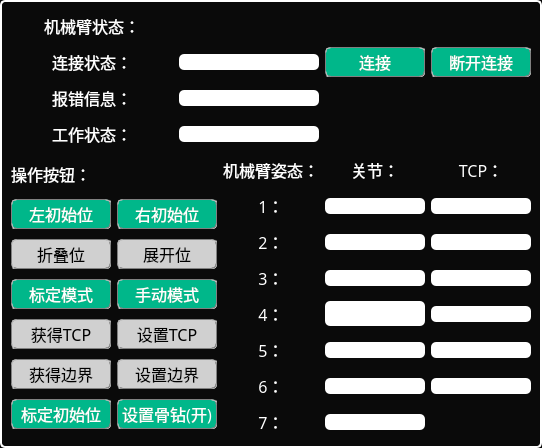
<?xml version="1.0" encoding="UTF-8"?>
<ui version="4.0">
 <class>RobotViewControls</class>
 <widget class="QWidget" name="RobotViewControls">
  <property name="geometry">
   <rect>
    <x>0</x>
    <y>0</y>
    <width>542</width>
    <height>448</height>
   </rect>
  </property>
  <property name="windowTitle">
   <string>Widget</string>
  </property>
  <property name="styleSheet">
   <string notr="true">QWidget{
  background-color: transparent;
  background:#0a0a0a;
  border: 2px solid white; 
  border-radius: 5px;
}

</string>
  </property>
  <layout class="QGridLayout" name="gridLayout_4">
   <item row="0" column="0" colspan="2">
    <layout class="QGridLayout" name="gridLayout_2">
     <item row="0" column="0">
      <widget class="QLabel" name="label">
       <property name="sizePolicy">
        <sizepolicy hsizetype="Preferred" vsizetype="Fixed">
         <horstretch>0</horstretch>
         <verstretch>0</verstretch>
        </sizepolicy>
       </property>
       <property name="minimumSize">
        <size>
         <width>0</width>
         <height>30</height>
        </size>
       </property>
       <property name="font">
        <font>
         <family>黑体</family>
         <pointsize>12</pointsize>
        </font>
       </property>
       <property name="styleSheet">
        <string notr="true">border:0px;</string>
       </property>
       <property name="lineWidth">
        <number>1</number>
       </property>
       <property name="midLineWidth">
        <number>0</number>
       </property>
       <property name="text">
        <string>&lt;html&gt;&lt;head/&gt;&lt;body&gt;&lt;p&gt;&lt;span style=&quot; color:#ffffff;&quot;&gt;机械臂状态：&lt;/span&gt;&lt;/p&gt;&lt;/body&gt;&lt;/html&gt;</string>
       </property>
       <property name="alignment">
        <set>Qt::AlignCenter</set>
       </property>
      </widget>
     </item>
     <item row="1" column="1">
      <widget class="QLineEdit" name="robotconnectstate">
       <property name="minimumSize">
        <size>
         <width>140</width>
         <height>0</height>
        </size>
       </property>
       <property name="maximumSize">
        <size>
         <width>140</width>
         <height>16777215</height>
        </size>
       </property>
       <property name="styleSheet">
        <string notr="true">background-color: rgb(255, 255, 255);
font:12pt &quot;黑体&quot;;
border:0px;</string>
       </property>
      </widget>
     </item>
     <item row="3" column="1">
      <widget class="QLineEdit" name="robotworkmode">
       <property name="minimumSize">
        <size>
         <width>140</width>
         <height>0</height>
        </size>
       </property>
       <property name="maximumSize">
        <size>
         <width>140</width>
         <height>16777215</height>
        </size>
       </property>
       <property name="styleSheet">
        <string notr="true">background-color: rgb(255, 255, 255);
font:12pt &quot;黑体&quot;;border:0px;</string>
       </property>
      </widget>
     </item>
     <item row="2" column="0">
      <widget class="QLabel" name="label_4">
       <property name="minimumSize">
        <size>
         <width>0</width>
         <height>30</height>
        </size>
       </property>
       <property name="font">
        <font>
         <family>黑体</family>
         <pointsize>12</pointsize>
        </font>
       </property>
       <property name="styleSheet">
        <string notr="true">border:0px; 
</string>
       </property>
       <property name="text">
        <string>&lt;html&gt;&lt;head/&gt;&lt;body&gt;&lt;p&gt;&lt;span style=&quot; color:#ffffff;&quot;&gt;报错信息：&lt;/span&gt;&lt;/p&gt;&lt;/body&gt;&lt;/html&gt;</string>
       </property>
       <property name="alignment">
        <set>Qt::AlignCenter</set>
       </property>
      </widget>
     </item>
     <item row="1" column="2">
      <widget class="QPushButton" name="SocketConnect">
       <property name="minimumSize">
        <size>
         <width>100</width>
         <height>30</height>
        </size>
       </property>
       <property name="maximumSize">
        <size>
         <width>100</width>
         <height>30</height>
        </size>
       </property>
       <property name="font">
        <font>
         <family>黑体</family>
         <pointsize>12</pointsize>
        </font>
       </property>
       <property name="styleSheet">
        <string notr="true">QPushButton{
	background:rgb(0, 183, 138);
	border:1px groove gray;
	border-radius:5px;
	color:white;
}
QPushButton::hover{
	background: rgb(237, 240, 243);
	border:1px groove gray;
	border-radius:5px;
	color:black;
}
QPushButton::pressed { 
	padding-left:6px;
	padding-top:6px;
}</string>
       </property>
       <property name="text">
        <string>连接</string>
       </property>
      </widget>
     </item>
     <item row="2" column="1">
      <widget class="QLineEdit" name="errorstate">
       <property name="minimumSize">
        <size>
         <width>140</width>
         <height>0</height>
        </size>
       </property>
       <property name="maximumSize">
        <size>
         <width>140</width>
         <height>16777215</height>
        </size>
       </property>
       <property name="styleSheet">
        <string notr="true">background-color: rgb(255, 255, 255);
font:12pt &quot;黑体&quot;;border:0px;</string>
       </property>
      </widget>
     </item>
     <item row="3" column="0">
      <widget class="QLabel" name="label_5">
       <property name="minimumSize">
        <size>
         <width>0</width>
         <height>30</height>
        </size>
       </property>
       <property name="font">
        <font>
         <family>黑体</family>
         <pointsize>12</pointsize>
        </font>
       </property>
       <property name="styleSheet">
        <string notr="true">border:0px;</string>
       </property>
       <property name="text">
        <string>&lt;html&gt;&lt;head/&gt;&lt;body&gt;&lt;p&gt;&lt;span style=&quot; color:#ffffff;&quot;&gt;工作状态：&lt;/span&gt;&lt;/p&gt;&lt;/body&gt;&lt;/html&gt;</string>
       </property>
       <property name="alignment">
        <set>Qt::AlignCenter</set>
       </property>
      </widget>
     </item>
     <item row="1" column="0">
      <widget class="QLabel" name="label_2">
       <property name="minimumSize">
        <size>
         <width>0</width>
         <height>30</height>
        </size>
       </property>
       <property name="font">
        <font>
         <family>黑体</family>
         <pointsize>12</pointsize>
        </font>
       </property>
       <property name="styleSheet">
        <string notr="true">border:0px;</string>
       </property>
       <property name="text">
        <string>&lt;html&gt;&lt;head/&gt;&lt;body&gt;&lt;p&gt;&lt;span style=&quot; color:#ffffff;&quot;&gt;连接状态：&lt;/span&gt;&lt;/p&gt;&lt;/body&gt;&lt;/html&gt;</string>
       </property>
       <property name="alignment">
        <set>Qt::AlignCenter</set>
       </property>
      </widget>
     </item>
     <item row="1" column="3">
      <widget class="QPushButton" name="SocketDisConnect">
       <property name="minimumSize">
        <size>
         <width>100</width>
         <height>30</height>
        </size>
       </property>
       <property name="maximumSize">
        <size>
         <width>100</width>
         <height>30</height>
        </size>
       </property>
       <property name="font">
        <font>
         <family>黑体</family>
         <pointsize>12</pointsize>
        </font>
       </property>
       <property name="styleSheet">
        <string notr="true">QPushButton{
	background:rgb(0, 183, 138);
	border:1px groove gray;
	border-radius:5px;
	color:white;
}
QPushButton::hover{
	background: rgb(237, 240, 243);
	border:1px groove gray;
	border-radius:5px;
	color:black;
}
QPushButton::pressed { 
	padding-left:6px;
	padding-top:6px;
}</string>
       </property>
       <property name="text">
        <string>断开连接</string>
       </property>
      </widget>
     </item>
    </layout>
   </item>
   <item row="1" column="0">
    <layout class="QGridLayout" name="gridLayout">
     <item row="0" column="0">
      <widget class="QLabel" name="label_16">
       <property name="sizePolicy">
        <sizepolicy hsizetype="Preferred" vsizetype="Fixed">
         <horstretch>0</horstretch>
         <verstretch>0</verstretch>
        </sizepolicy>
       </property>
       <property name="minimumSize">
        <size>
         <width>0</width>
         <height>30</height>
        </size>
       </property>
       <property name="maximumSize">
        <size>
         <width>16777215</width>
         <height>30</height>
        </size>
       </property>
       <property name="font">
        <font>
         <family>黑体</family>
         <pointsize>12</pointsize>
        </font>
       </property>
       <property name="styleSheet">
        <string notr="true">border:0px;</string>
       </property>
       <property name="text">
        <string>&lt;html&gt;&lt;head/&gt;&lt;body&gt;&lt;p&gt;&lt;span style=&quot; color:#ffffff;&quot;&gt;操作按钮：&lt;/span&gt;&lt;/p&gt;&lt;/body&gt;&lt;/html&gt;</string>
       </property>
      </widget>
     </item>
     <item row="1" column="0">
      <widget class="QPushButton" name="positionInit_left">
       <property name="enabled">
        <bool>true</bool>
       </property>
       <property name="sizePolicy">
        <sizepolicy hsizetype="Fixed" vsizetype="Fixed">
         <horstretch>0</horstretch>
         <verstretch>0</verstretch>
        </sizepolicy>
       </property>
       <property name="minimumSize">
        <size>
         <width>100</width>
         <height>30</height>
        </size>
       </property>
       <property name="font">
        <font>
         <family>黑体</family>
         <pointsize>12</pointsize>
        </font>
       </property>
       <property name="styleSheet">
        <string notr="true">QPushButton{
	background:rgb(0, 183, 138);
	border:1px groove gray;
	border-radius:5px;
	color:white;
}
QPushButton::hover{
	background: rgb(237, 240, 243);
	border:1px groove gray;
	border-radius:5px;
	color:black;
}
QPushButton::disabled{	
	background-color: rgb(208, 208, 208);
	border:1px groove gray;
	border-radius:5px;
	color:black;
}
QPushButton::pressed { 
	padding-left:6px;
	padding-top:6px;
}</string>
       </property>
       <property name="text">
        <string>左初始位</string>
       </property>
      </widget>
     </item>
     <item row="1" column="1">
      <widget class="QPushButton" name="positionInit_right">
       <property name="enabled">
        <bool>true</bool>
       </property>
       <property name="minimumSize">
        <size>
         <width>100</width>
         <height>30</height>
        </size>
       </property>
       <property name="font">
        <font>
         <family>黑体</family>
         <pointsize>12</pointsize>
        </font>
       </property>
       <property name="styleSheet">
        <string notr="true">QPushButton{
	background:rgb(0, 183, 138);
	border:1px groove gray;
	border-radius:5px;
	color:white;
}
QPushButton::hover{
	background: rgb(237, 240, 243);
	border:1px groove gray;
	border-radius:5px;
	color:black;
}
QPushButton::disabled{	
	background-color: rgb(208, 208, 208);
	border:1px groove gray;
	border-radius:5px;
	color:black;
}
QPushButton::pressed { 
	padding-left:6px;
	padding-top:6px;
}</string>
       </property>
       <property name="text">
        <string>右初始位</string>
       </property>
      </widget>
     </item>
     <item row="2" column="0">
      <widget class="QPushButton" name="Foldrobot">
       <property name="enabled">
        <bool>false</bool>
       </property>
       <property name="sizePolicy">
        <sizepolicy hsizetype="Fixed" vsizetype="Fixed">
         <horstretch>0</horstretch>
         <verstretch>0</verstretch>
        </sizepolicy>
       </property>
       <property name="minimumSize">
        <size>
         <width>100</width>
         <height>30</height>
        </size>
       </property>
       <property name="font">
        <font>
         <family>黑体</family>
         <pointsize>12</pointsize>
        </font>
       </property>
       <property name="styleSheet">
        <string notr="true">QPushButton{
	background:rgb(0, 183, 138);
	border:1px groove gray;
	border-radius:5px;
	color:white;
}
QPushButton::hover{
	background: rgb(237, 240, 243);
	border:1px groove gray;
	border-radius:5px;
	color:black;
}
QPushButton::disabled{	
	background-color: rgb(208, 208, 208);
	border:1px groove gray;
	border-radius:5px;
	color:black;
}
QPushButton::pressed { 
	padding-left:6px;
	padding-top:6px;
}</string>
       </property>
       <property name="text">
        <string>折叠位</string>
       </property>
      </widget>
     </item>
     <item row="2" column="1">
      <widget class="QPushButton" name="Unfolrobot">
       <property name="enabled">
        <bool>false</bool>
       </property>
       <property name="sizePolicy">
        <sizepolicy hsizetype="Fixed" vsizetype="Fixed">
         <horstretch>0</horstretch>
         <verstretch>0</verstretch>
        </sizepolicy>
       </property>
       <property name="minimumSize">
        <size>
         <width>100</width>
         <height>30</height>
        </size>
       </property>
       <property name="font">
        <font>
         <family>黑体</family>
         <pointsize>12</pointsize>
        </font>
       </property>
       <property name="styleSheet">
        <string notr="true">QPushButton{
	background:rgb(0, 183, 138);
	border:1px groove gray;
	border-radius:5px;
	color:white;
}
QPushButton::hover{
	background: rgb(237, 240, 243);
	border:1px groove gray;
	border-radius:5px;
	color:black;
}
QPushButton::disabled{	
	background-color: rgb(208, 208, 208);
	border:1px groove gray;
	border-radius:5px;
	color:black;
}
QPushButton::pressed { 
	padding-left:6px;
	padding-top:6px;
}</string>
       </property>
       <property name="text">
        <string>展开位</string>
       </property>
      </widget>
     </item>
     <item row="3" column="0">
      <widget class="QPushButton" name="kuka_mode_3">
       <property name="minimumSize">
        <size>
         <width>100</width>
         <height>30</height>
        </size>
       </property>
       <property name="font">
        <font>
         <family>黑体</family>
         <pointsize>12</pointsize>
        </font>
       </property>
       <property name="styleSheet">
        <string notr="true">QPushButton{
	background:rgb(0, 183, 138);
	border:1px groove gray;
	border-radius:5px;
	color:white;
}
QPushButton::hover{
	background: rgb(237, 240, 243);
	border:1px groove gray;
	border-radius:5px;
	color:black;
}
QPushButton::disabled{	
	background-color: rgb(208, 208, 208);
	border:1px groove gray;
	border-radius:5px;
	color:black;
}
QPushButton::pressed { 
	padding-left:6px;
	padding-top:6px;
}</string>
       </property>
       <property name="text">
        <string>标定模式</string>
       </property>
      </widget>
     </item>
     <item row="3" column="1">
      <widget class="QPushButton" name="kuka_mode_1">
       <property name="minimumSize">
        <size>
         <width>100</width>
         <height>30</height>
        </size>
       </property>
       <property name="font">
        <font>
         <family>黑体</family>
         <pointsize>12</pointsize>
        </font>
       </property>
       <property name="styleSheet">
        <string notr="true">QPushButton{
	background:rgb(0, 183, 138);
	border:1px groove gray;
	border-radius:5px;
	color:white;
}
QPushButton::hover{
	background: rgb(237, 240, 243);
	border:1px groove gray;
	border-radius:5px;
	color:black;
}
QPushButton::disabled{	
	background-color: rgb(208, 208, 208);
	border:1px groove gray;
	border-radius:5px;
	color:black;
}
QPushButton::pressed { 
	padding-left:6px;
	padding-top:6px;
}</string>
       </property>
       <property name="text">
        <string>手动模式</string>
       </property>
      </widget>
     </item>
     <item row="4" column="0">
      <widget class="QPushButton" name="GetTcpInfo">
       <property name="enabled">
        <bool>false</bool>
       </property>
       <property name="minimumSize">
        <size>
         <width>100</width>
         <height>30</height>
        </size>
       </property>
       <property name="font">
        <font>
         <family>黑体</family>
         <pointsize>12</pointsize>
        </font>
       </property>
       <property name="styleSheet">
        <string notr="true">QPushButton{
	background:rgb(0, 183, 138);
	border:1px groove gray;
	border-radius:5px;
	color:white;
}
QPushButton::hover{
	background: rgb(237, 240, 243);
	border:1px groove gray;
	border-radius:5px;
	color:black;
}
QPushButton::disabled{	
	background-color: rgb(208, 208, 208);
	border:1px groove gray;
	border-radius:5px;
	color:black;
}
QPushButton::pressed { 
	padding-left:6px;
	padding-top:6px;
}</string>
       </property>
       <property name="text">
        <string>获得TCP</string>
       </property>
      </widget>
     </item>
     <item row="4" column="1">
      <widget class="QPushButton" name="SetTcpInfo">
       <property name="enabled">
        <bool>false</bool>
       </property>
       <property name="minimumSize">
        <size>
         <width>100</width>
         <height>30</height>
        </size>
       </property>
       <property name="font">
        <font>
         <family>黑体</family>
         <pointsize>12</pointsize>
        </font>
       </property>
       <property name="styleSheet">
        <string notr="true">QPushButton{
	background:rgb(0, 183, 138);
	border:1px groove gray;
	border-radius:5px;
	color:white;
}
QPushButton::hover{
	background: rgb(237, 240, 243);
	border:1px groove gray;
	border-radius:5px;
	color:black;
}
QPushButton::disabled{	
	background-color: rgb(208, 208, 208);
	border:1px groove gray;
	border-radius:5px;
	color:black;
}
QPushButton::pressed { 
	padding-left:6px;
	padding-top:6px;
}</string>
       </property>
       <property name="text">
        <string>设置TCP</string>
       </property>
      </widget>
     </item>
     <item row="5" column="0">
      <widget class="QPushButton" name="GetLimitData">
       <property name="enabled">
        <bool>false</bool>
       </property>
       <property name="minimumSize">
        <size>
         <width>100</width>
         <height>30</height>
        </size>
       </property>
       <property name="font">
        <font>
         <family>黑体</family>
         <pointsize>12</pointsize>
        </font>
       </property>
       <property name="styleSheet">
        <string notr="true">QPushButton{
	background:rgb(0, 183, 138);
	border:1px groove gray;
	border-radius:5px;
	color:white;
}
QPushButton::hover{
	background: rgb(237, 240, 243);
	border:1px groove gray;
	border-radius:5px;
	color:black;
}
QPushButton::disabled{	
	background-color: rgb(208, 208, 208);
	border:1px groove gray;
	border-radius:5px;
	color:black;
}
QPushButton::pressed { 
	padding-left:6px;
	padding-top:6px;
}</string>
       </property>
       <property name="text">
        <string>获得边界</string>
       </property>
      </widget>
     </item>
     <item row="5" column="1">
      <widget class="QPushButton" name="SetLimitData">
       <property name="enabled">
        <bool>false</bool>
       </property>
       <property name="minimumSize">
        <size>
         <width>100</width>
         <height>30</height>
        </size>
       </property>
       <property name="font">
        <font>
         <family>黑体</family>
         <pointsize>12</pointsize>
        </font>
       </property>
       <property name="styleSheet">
        <string notr="true">QPushButton{
	background:rgb(0, 183, 138);
	border:1px groove gray;
	border-radius:5px;
	color:white;
}
QPushButton::hover{
	background: rgb(237, 240, 243);
	border:1px groove gray;
	border-radius:5px;
	color:black;
}
QPushButton::disabled{	
	background-color: rgb(208, 208, 208);
	border:1px groove gray;
	border-radius:5px;
	color:black;
}
QPushButton::pressed { 
	padding-left:6px;
	padding-top:6px;
}</string>
       </property>
       <property name="text">
        <string>设置边界</string>
       </property>
      </widget>
     </item>
     <item row="6" column="0">
      <widget class="QPushButton" name="setInitialPoint">
       <property name="enabled">
        <bool>true</bool>
       </property>
       <property name="sizePolicy">
        <sizepolicy hsizetype="Fixed" vsizetype="Fixed">
         <horstretch>0</horstretch>
         <verstretch>0</verstretch>
        </sizepolicy>
       </property>
       <property name="minimumSize">
        <size>
         <width>100</width>
         <height>30</height>
        </size>
       </property>
       <property name="maximumSize">
        <size>
         <width>100</width>
         <height>16777215</height>
        </size>
       </property>
       <property name="font">
        <font>
         <family>黑体</family>
         <pointsize>12</pointsize>
        </font>
       </property>
       <property name="styleSheet">
        <string notr="true">QPushButton{
	background:rgb(0, 183, 138);
	border:1px groove gray;
	border-radius:5px;
	color:white;
}
QPushButton::hover{
	background: rgb(237, 240, 243);
	border:1px groove gray;
	border-radius:5px;
	color:black;
}
QPushButton::disabled{	
	background-color: rgb(208, 208, 208);
	border:1px groove gray;
	border-radius:5px;
	color:black;
}
QPushButton::pressed { 
	padding-left:6px;
	padding-top:6px;
}</string>
       </property>
       <property name="text">
        <string>标定初始位</string>
       </property>
      </widget>
     </item>
     <item row="6" column="1">
      <widget class="QPushButton" name="setIO">
       <property name="minimumSize">
        <size>
         <width>100</width>
         <height>30</height>
        </size>
       </property>
       <property name="font">
        <font>
         <family>黑体</family>
         <pointsize>12</pointsize>
        </font>
       </property>
       <property name="styleSheet">
        <string notr="true">QPushButton{
	background:rgb(0, 183, 138);
	border:1px groove gray;
	border-radius:5px;
	color:white;
}
QPushButton::hover{
	background: rgb(237, 240, 243);
	border:1px groove gray;
	border-radius:5px;
	color:black;
}
QPushButton::disabled{	
	background-color: rgb(208, 208, 208);
	border:1px groove gray;
	border-radius:5px;
	color:black;
}
QPushButton::pressed { 
	padding-left:6px;
	padding-top:6px;
}</string>
       </property>
       <property name="text">
        <string>设置骨钻(开)</string>
       </property>
      </widget>
     </item>
    </layout>
   </item>
   <item row="1" column="1">
    <layout class="QGridLayout" name="gridLayout_3">
     <item row="0" column="0">
      <widget class="QLabel" name="label_12">
       <property name="sizePolicy">
        <sizepolicy hsizetype="Preferred" vsizetype="Fixed">
         <horstretch>0</horstretch>
         <verstretch>0</verstretch>
        </sizepolicy>
       </property>
       <property name="minimumSize">
        <size>
         <width>0</width>
         <height>30</height>
        </size>
       </property>
       <property name="maximumSize">
        <size>
         <width>16777215</width>
         <height>30</height>
        </size>
       </property>
       <property name="font">
        <font>
         <family>黑体</family>
         <pointsize>12</pointsize>
        </font>
       </property>
       <property name="styleSheet">
        <string notr="true">border:0px;</string>
       </property>
       <property name="text">
        <string>&lt;html&gt;&lt;head/&gt;&lt;body&gt;&lt;p&gt;&lt;span style=&quot; color:#ffffff;&quot;&gt;机械臂姿态：&lt;/span&gt;&lt;/p&gt;&lt;/body&gt;&lt;/html&gt;</string>
       </property>
       <property name="alignment">
        <set>Qt::AlignLeading|Qt::AlignLeft|Qt::AlignVCenter</set>
       </property>
      </widget>
     </item>
     <item row="0" column="1">
      <widget class="QLabel" name="label_14">
       <property name="minimumSize">
        <size>
         <width>0</width>
         <height>30</height>
        </size>
       </property>
       <property name="maximumSize">
        <size>
         <width>16777215</width>
         <height>30</height>
        </size>
       </property>
       <property name="font">
        <font>
         <family>黑体</family>
         <pointsize>12</pointsize>
        </font>
       </property>
       <property name="styleSheet">
        <string notr="true">border:0px;</string>
       </property>
       <property name="text">
        <string>&lt;html&gt;&lt;head/&gt;&lt;body&gt;&lt;p&gt;&lt;span style=&quot; color:#ffffff;&quot;&gt;关节：&lt;/span&gt;&lt;/p&gt;&lt;/body&gt;&lt;/html&gt;</string>
       </property>
       <property name="alignment">
        <set>Qt::AlignCenter</set>
       </property>
      </widget>
     </item>
     <item row="0" column="2">
      <widget class="QLabel" name="label_15">
       <property name="minimumSize">
        <size>
         <width>0</width>
         <height>30</height>
        </size>
       </property>
       <property name="maximumSize">
        <size>
         <width>16777215</width>
         <height>30</height>
        </size>
       </property>
       <property name="font">
        <font>
         <family>黑体</family>
         <pointsize>12</pointsize>
        </font>
       </property>
       <property name="styleSheet">
        <string notr="true">border:0px;</string>
       </property>
       <property name="text">
        <string>&lt;html&gt;&lt;head/&gt;&lt;body&gt;&lt;p&gt;&lt;span style=&quot; color:#ffffff;&quot;&gt;TCP：&lt;/span&gt;&lt;/p&gt;&lt;/body&gt;&lt;/html&gt;</string>
       </property>
       <property name="alignment">
        <set>Qt::AlignCenter</set>
       </property>
      </widget>
     </item>
     <item row="1" column="0">
      <widget class="QLabel" name="label_6">
       <property name="minimumSize">
        <size>
         <width>0</width>
         <height>30</height>
        </size>
       </property>
       <property name="font">
        <font>
         <family>黑体</family>
         <pointsize>12</pointsize>
        </font>
       </property>
       <property name="styleSheet">
        <string notr="true">border:0px;</string>
       </property>
       <property name="text">
        <string>&lt;html&gt;&lt;head/&gt;&lt;body&gt;&lt;p&gt;&lt;span style=&quot; color:#ffffff;&quot;&gt;1：&lt;/span&gt;&lt;/p&gt;&lt;/body&gt;&lt;/html&gt;</string>
       </property>
       <property name="alignment">
        <set>Qt::AlignCenter</set>
       </property>
      </widget>
     </item>
     <item row="1" column="1">
      <widget class="QLineEdit" name="j0">
       <property name="minimumSize">
        <size>
         <width>100</width>
         <height>0</height>
        </size>
       </property>
       <property name="maximumSize">
        <size>
         <width>100</width>
         <height>16777215</height>
        </size>
       </property>
       <property name="styleSheet">
        <string notr="true">background-color: rgb(255, 255, 255);
font:12pt &quot;黑体&quot;;border:0px;</string>
       </property>
      </widget>
     </item>
     <item row="1" column="2">
      <widget class="QLineEdit" name="x">
       <property name="minimumSize">
        <size>
         <width>100</width>
         <height>0</height>
        </size>
       </property>
       <property name="maximumSize">
        <size>
         <width>100</width>
         <height>16777215</height>
        </size>
       </property>
       <property name="styleSheet">
        <string notr="true">background-color: rgb(255, 255, 255);
font:12pt &quot;黑体&quot;;border:0px;</string>
       </property>
      </widget>
     </item>
     <item row="2" column="0">
      <widget class="QLabel" name="label_7">
       <property name="minimumSize">
        <size>
         <width>0</width>
         <height>30</height>
        </size>
       </property>
       <property name="font">
        <font>
         <family>黑体</family>
         <pointsize>12</pointsize>
        </font>
       </property>
       <property name="styleSheet">
        <string notr="true">border:0px;</string>
       </property>
       <property name="text">
        <string>&lt;html&gt;&lt;head/&gt;&lt;body&gt;&lt;p&gt;&lt;span style=&quot; color:#ffffff;&quot;&gt;2：&lt;/span&gt;&lt;/p&gt;&lt;/body&gt;&lt;/html&gt;</string>
       </property>
       <property name="alignment">
        <set>Qt::AlignCenter</set>
       </property>
      </widget>
     </item>
     <item row="2" column="1">
      <widget class="QLineEdit" name="j1">
       <property name="minimumSize">
        <size>
         <width>100</width>
         <height>0</height>
        </size>
       </property>
       <property name="maximumSize">
        <size>
         <width>100</width>
         <height>16777215</height>
        </size>
       </property>
       <property name="styleSheet">
        <string notr="true">background-color: rgb(255, 255, 255);
font:12pt &quot;黑体&quot;;border:0px;</string>
       </property>
      </widget>
     </item>
     <item row="2" column="2">
      <widget class="QLineEdit" name="y">
       <property name="minimumSize">
        <size>
         <width>100</width>
         <height>0</height>
        </size>
       </property>
       <property name="maximumSize">
        <size>
         <width>100</width>
         <height>16777215</height>
        </size>
       </property>
       <property name="styleSheet">
        <string notr="true">background-color: rgb(255, 255, 255);
font:12pt &quot;黑体&quot;;border:0px;</string>
       </property>
      </widget>
     </item>
     <item row="3" column="0">
      <widget class="QLabel" name="label_8">
       <property name="minimumSize">
        <size>
         <width>0</width>
         <height>30</height>
        </size>
       </property>
       <property name="font">
        <font>
         <family>黑体</family>
         <pointsize>12</pointsize>
        </font>
       </property>
       <property name="styleSheet">
        <string notr="true">border:0px;</string>
       </property>
       <property name="text">
        <string>&lt;html&gt;&lt;head/&gt;&lt;body&gt;&lt;p&gt;&lt;span style=&quot; color:#ffffff;&quot;&gt;3：&lt;/span&gt;&lt;/p&gt;&lt;/body&gt;&lt;/html&gt;</string>
       </property>
       <property name="alignment">
        <set>Qt::AlignCenter</set>
       </property>
      </widget>
     </item>
     <item row="3" column="1">
      <widget class="QLineEdit" name="j2">
       <property name="minimumSize">
        <size>
         <width>100</width>
         <height>0</height>
        </size>
       </property>
       <property name="maximumSize">
        <size>
         <width>100</width>
         <height>16777215</height>
        </size>
       </property>
       <property name="styleSheet">
        <string notr="true">background-color: rgb(255, 255, 255);
font:12pt &quot;黑体&quot;;border:0px;</string>
       </property>
      </widget>
     </item>
     <item row="3" column="2">
      <widget class="QLineEdit" name="z">
       <property name="minimumSize">
        <size>
         <width>100</width>
         <height>0</height>
        </size>
       </property>
       <property name="maximumSize">
        <size>
         <width>100</width>
         <height>16777215</height>
        </size>
       </property>
       <property name="styleSheet">
        <string notr="true">border:0px;background-color: rgb(255, 255, 255);
font:12pt &quot;黑体&quot;;</string>
       </property>
      </widget>
     </item>
     <item row="4" column="0">
      <widget class="QLabel" name="label_9">
       <property name="minimumSize">
        <size>
         <width>0</width>
         <height>30</height>
        </size>
       </property>
       <property name="font">
        <font>
         <family>黑体</family>
         <pointsize>12</pointsize>
        </font>
       </property>
       <property name="styleSheet">
        <string notr="true">border:0px;</string>
       </property>
       <property name="text">
        <string>&lt;html&gt;&lt;head/&gt;&lt;body&gt;&lt;p&gt;&lt;span style=&quot; color:#ffffff;&quot;&gt;4：&lt;/span&gt;&lt;/p&gt;&lt;/body&gt;&lt;/html&gt;</string>
       </property>
       <property name="alignment">
        <set>Qt::AlignCenter</set>
       </property>
      </widget>
     </item>
     <item row="4" column="1">
      <widget class="QLineEdit" name="j3">
       <property name="minimumSize">
        <size>
         <width>100</width>
         <height>0</height>
        </size>
       </property>
       <property name="maximumSize">
        <size>
         <width>100</width>
         <height>16777215</height>
        </size>
       </property>
       <property name="font">
        <font>
         <family>黑体</family>
         <pointsize>12</pointsize>
         <weight>50</weight>
         <italic>false</italic>
         <bold>false</bold>
        </font>
       </property>
       <property name="styleSheet">
        <string notr="true">border:0px;background-color: rgb(255, 255, 255);
font:12pt &quot;黑体&quot;;</string>
       </property>
       <property name="text">
        <string/>
       </property>
      </widget>
     </item>
     <item row="4" column="2">
      <widget class="QLineEdit" name="a">
       <property name="minimumSize">
        <size>
         <width>100</width>
         <height>0</height>
        </size>
       </property>
       <property name="maximumSize">
        <size>
         <width>100</width>
         <height>16777215</height>
        </size>
       </property>
       <property name="styleSheet">
        <string notr="true">border:0px;background-color: rgb(255, 255, 255);
font:12pt &quot;黑体&quot;;</string>
       </property>
      </widget>
     </item>
     <item row="5" column="0">
      <widget class="QLabel" name="label_10">
       <property name="minimumSize">
        <size>
         <width>0</width>
         <height>30</height>
        </size>
       </property>
       <property name="font">
        <font>
         <family>黑体</family>
         <pointsize>12</pointsize>
        </font>
       </property>
       <property name="styleSheet">
        <string notr="true">border:0px;</string>
       </property>
       <property name="text">
        <string>&lt;html&gt;&lt;head/&gt;&lt;body&gt;&lt;p&gt;&lt;span style=&quot; color:#ffffff;&quot;&gt;5：&lt;/span&gt;&lt;/p&gt;&lt;/body&gt;&lt;/html&gt;</string>
       </property>
       <property name="alignment">
        <set>Qt::AlignCenter</set>
       </property>
      </widget>
     </item>
     <item row="5" column="1">
      <widget class="QLineEdit" name="j4">
       <property name="minimumSize">
        <size>
         <width>100</width>
         <height>0</height>
        </size>
       </property>
       <property name="maximumSize">
        <size>
         <width>100</width>
         <height>16777215</height>
        </size>
       </property>
       <property name="styleSheet">
        <string notr="true">background-color: rgb(255, 255, 255);
font:12pt &quot;黑体&quot;;border:0px;</string>
       </property>
      </widget>
     </item>
     <item row="5" column="2">
      <widget class="QLineEdit" name="b">
       <property name="minimumSize">
        <size>
         <width>100</width>
         <height>0</height>
        </size>
       </property>
       <property name="maximumSize">
        <size>
         <width>100</width>
         <height>16777215</height>
        </size>
       </property>
       <property name="styleSheet">
        <string notr="true">border:0px;background-color: rgb(255, 255, 255);
font:12pt &quot;黑体&quot;;</string>
       </property>
      </widget>
     </item>
     <item row="6" column="0">
      <widget class="QLabel" name="label_11">
       <property name="minimumSize">
        <size>
         <width>0</width>
         <height>30</height>
        </size>
       </property>
       <property name="font">
        <font>
         <family>黑体</family>
         <pointsize>12</pointsize>
        </font>
       </property>
       <property name="styleSheet">
        <string notr="true">border:0px;</string>
       </property>
       <property name="text">
        <string>&lt;html&gt;&lt;head/&gt;&lt;body&gt;&lt;p&gt;&lt;span style=&quot; color:#ffffff;&quot;&gt;6：&lt;/span&gt;&lt;/p&gt;&lt;/body&gt;&lt;/html&gt;</string>
       </property>
       <property name="alignment">
        <set>Qt::AlignCenter</set>
       </property>
      </widget>
     </item>
     <item row="6" column="1">
      <widget class="QLineEdit" name="j5">
       <property name="minimumSize">
        <size>
         <width>100</width>
         <height>0</height>
        </size>
       </property>
       <property name="maximumSize">
        <size>
         <width>100</width>
         <height>16777215</height>
        </size>
       </property>
       <property name="styleSheet">
        <string notr="true">background-color: rgb(255, 255, 255);
font:12pt &quot;黑体&quot;;
border:0px;</string>
       </property>
      </widget>
     </item>
     <item row="6" column="2">
      <widget class="QLineEdit" name="c">
       <property name="minimumSize">
        <size>
         <width>100</width>
         <height>0</height>
        </size>
       </property>
       <property name="maximumSize">
        <size>
         <width>100</width>
         <height>16777215</height>
        </size>
       </property>
       <property name="styleSheet">
        <string notr="true">border:0px;background-color: rgb(255, 255, 255);
font:12pt &quot;黑体&quot;;</string>
       </property>
      </widget>
     </item>
     <item row="7" column="0">
      <widget class="QLabel" name="label_13">
       <property name="minimumSize">
        <size>
         <width>0</width>
         <height>30</height>
        </size>
       </property>
       <property name="font">
        <font>
         <family>黑体</family>
         <pointsize>12</pointsize>
        </font>
       </property>
       <property name="styleSheet">
        <string notr="true">border:0px;</string>
       </property>
       <property name="text">
        <string>&lt;html&gt;&lt;head/&gt;&lt;body&gt;&lt;p&gt;&lt;span style=&quot; color:#ffffff;&quot;&gt;7：&lt;/span&gt;&lt;/p&gt;&lt;/body&gt;&lt;/html&gt;</string>
       </property>
       <property name="alignment">
        <set>Qt::AlignCenter</set>
       </property>
      </widget>
     </item>
     <item row="7" column="1">
      <widget class="QLineEdit" name="j6">
       <property name="minimumSize">
        <size>
         <width>100</width>
         <height>0</height>
        </size>
       </property>
       <property name="maximumSize">
        <size>
         <width>100</width>
         <height>16777215</height>
        </size>
       </property>
       <property name="styleSheet">
        <string notr="true">background-color: rgb(255, 255, 255);
font:12pt &quot;黑体&quot;;
border:0px;</string>
       </property>
      </widget>
     </item>
    </layout>
   </item>
  </layout>
 </widget>
 <resources/>
 <connections/>
</ui>
